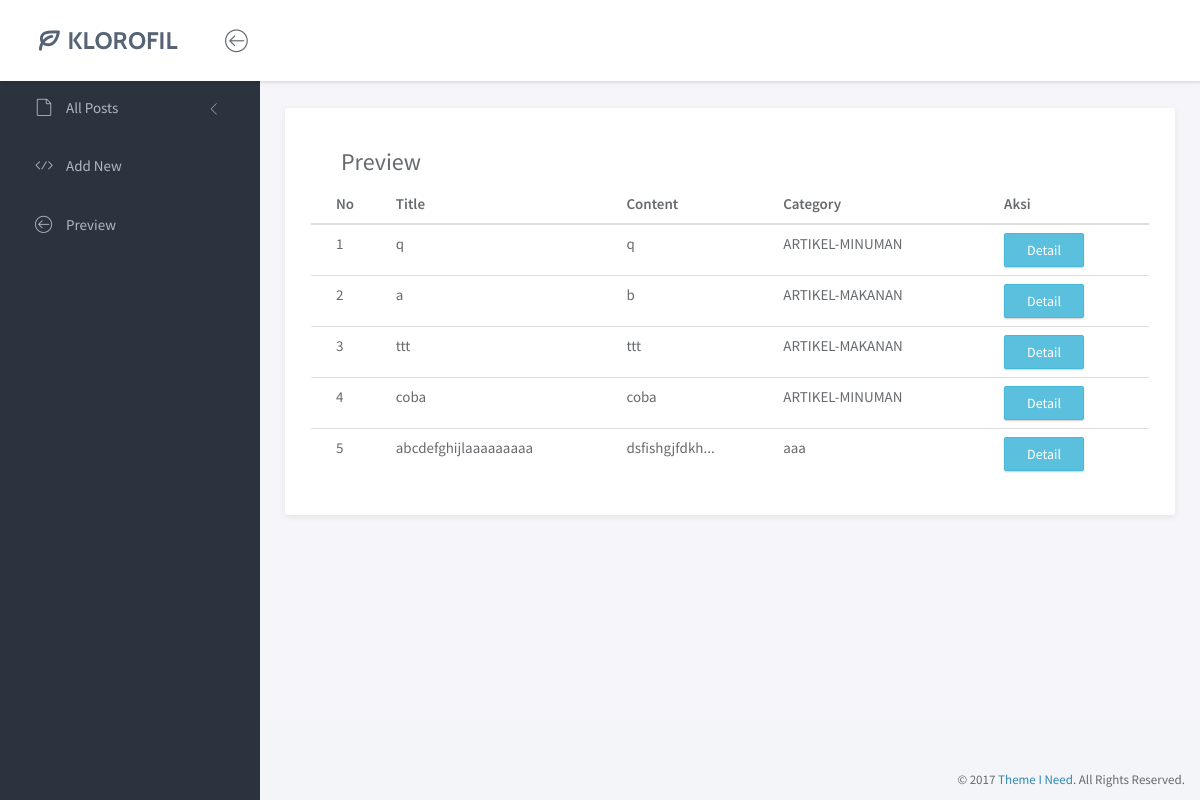
Page /index.php/preview on the committed database.
### tables this page shows
CREATE TABLE `posts` (
  `id` int(11) NOT NULL,
  `title` varchar(200) NOT NULL,
  `content` text NOT NULL,
  `category` varchar(200) NOT NULL,
  `created_date` date NOT NULL DEFAULT current_timestamp(),
  `updated_date` date NOT NULL,
  `status` varchar(100) NOT NULL
);

### application/controllers/Preview.php (called while the page is built, shortened)
<?php
class Preview extends CI_Controller {
	public function __construct()
	{
		$this->load->model('m_preview','pre');
	}
	public function index()
	{
		$data['konten'] = "preview";
		$data['tampil_preview']=$this->pre->getDataPreview();
		$this->load->view('main', $data);
	}
}

### index.php (called while the page is built, shortened)
<?php
require_once BASEPATH.'core/CodeIgniter.php';

### application/models/M_preview.php (called while the page is built, shortened)
<?php
class M_preview extends CI_Model {
	public function getDataPreview()
	{
		$query = $this->db->query('SELECT * FROM posts WHERE status="PUBLISHED"')->result();
		return $query;
	}
}

### application/views/preview.php (the view, shortened to what this page needs)
<div class="panel">
	<div class="panel-heading">
		<div class="col-md-12">
			<div class="col-md-6">
				<h3>Preview</h3>
			</div>
			<div class="col-md-6" >
			</div>
		</div>
	</div>
	<div class="panel-body">
		<table class="table">
			<thead>
				<th>No</th>
				<th>Title</th>
				<th>Content</th>
				<th>Category</th>
				<th>Aksi</th>
			</thead>
			<tbody>
				<?php $no = 0; foreach ($tampil_preview as $pre): $no++ ?>
					<tr>
						<td><?=$no?> </td>
						<td><?=$pre->title?> </td>
						<td><?=mb_strimwidth("$pre->content", 0, 15, "...")?></td>
						<td><?=$pre->category?> </td>
						<td>
							<a href="#edit" onclick="edit(<?=$pre->id?>)" class="btn btn-info" data-toggle="modal">Detail</a>
						</td>
					</tr>
				<?php endforeach ?>
			</tbody>
		</table>
	</div>
</div>

### assets_db/assets/css/main.css (style rules this page uses)
html { position: relative; min-height: 100%; }
body { background-color: #F3F5F8; font-family: "Source Sans Pro", sans-serif; font-size: 15px; color: #676a6d; }
a { color: #3287B2; }
th { font-weight: 600; }
.btn { -webkit-border-radius: 2px; -moz-border-radius: 2px; border-radius: 2px; -moz-box-shadow: 0px 1px 2px 0 rgba(0, 0, 0, 0.2); -webkit-box-shadow: 0px 1px 2px 0 rgba(0, 0, 0, 0.2); box-shadow: 0px 1px 2px 0 rgba(0, 0, 0, 0.2); padding: 6px 22px; }
.panel { -webkit-border-radius: 3px; -moz-border-radius: 3px; border-radius: 3px; -moz-box-shadow: 0 2px 6px rgba(0, 0, 0, 0.08); -webkit-box-shadow: 0 2px 6px rgba(0, 0, 0, 0.08); box-shadow: 0 2px 6px rgba(0, 0, 0, 0.08); background-color: #fff; margin-bottom: 30px; }
.panel .panel-heading, .panel .panel-body, .panel .panel-footer { padding-left: 25px; padding-right: 25px; }
.panel .panel-heading { padding-top: 20px; padding-bottom: 20px; position: relative; }
.panel .panel-body { padding-top: 10px; padding-bottom: 15px; }
.panel .table > thead > tr > td:first-child, .panel .table > thead > tr > th:first-child, .panel .table > tbody > tr > td:first-child, .panel .table > tbody > tr > th:first-child, .panel .table > tfoot > tr > td:first-child, .panel .table > tfoot > tr > th:first-child { padding-left: 25px; }
.panel .table > thead > tr > td:last-child, .panel .table > thead > tr > th:last-child, .panel .table > tbody > tr > td:last-child, .panel .table > tbody > tr > th:last-child, .panel .table > tfoot > tr > td:last-child, .panel .table > tfoot > tr > th:last-child { padding-left: 25px; }

### rows in the picture
posts: title "q", content "q", category "ARTIKEL-MINUMAN"
posts: title "a", content "b", category "ARTIKEL-MAKANAN"
posts: title "ttt", content "ttt", category "ARTIKEL-MAKANAN"
posts: title "coba", content "coba", category "ARTIKEL-MINUMAN"
posts: title "abcdefghijlaaaaaaaaa", content "dsfishgjfdkh...", category "aaa"
